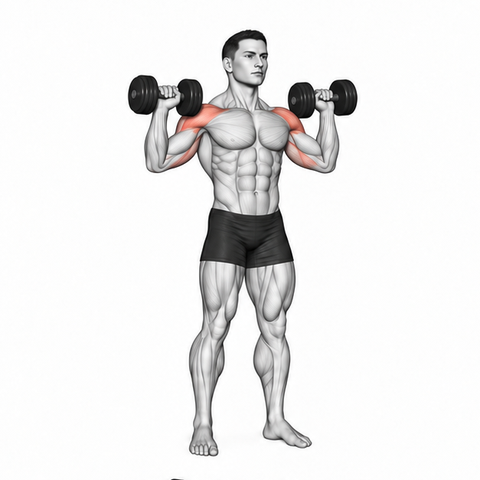
#> input picture assets/motion_repairs/20260913_anchors/before/dataset_motion_0426.webp, 480 x 480 px
$ python -i validate_priority_motion_batch.py   (imports and definitions only)
#> lines starting #> are read from the running program, lines starting #| are printed output that depends on the picture; after the words box and inside, x2 and y2 are one past the last pixel; in counts of white or black regions, pixels touching at a corner belong together
#!/usr/bin/env python3
"""Technical/style gate for the 720-image priority motion batch."""

from __future__ import annotations

import argparse
import json
from collections import Counter
from pathlib import Path

import numpy as np
from PIL import Image


ROOT = Path(__file__).resolve().parents[1]
DEFAULT_BATCH = "20260910_720"


def flatten(image: Image.Image) -> Image.Image:
    rgba = image.convert("RGBA")
#> rgba is the input picture: PIL image 480x480 RGBA; mean R, G, B, A 236.3, 235.7, 235.5, 255
    background = Image.new("RGBA", rgba.size, "white")
#> background: PIL image 480x480 RGBA; every value is 255
    background.alpha_composite(rgba)
    return background.convert("RGB")


def inspect_source(path: Path) -> dict:
    image = flatten(Image.open(path))
    width, height = image.size
#> width = 480; height = 480
    reasons: list[str] = []
    if abs(width - height) > 2 or min(width, height) < 900:
        reasons.append("source_not_square_or_too_small")
    array = np.asarray(image.resize((1024, 1024), Image.Resampling.LANCZOS))
    cells = [
        array[row * 512:(row + 1) * 512, col * 512:(col + 1) * 512]
        for row, col in ((0, 0), (0, 1), (1, 0), (1, 1))
    ]
#> cells = 4 items
    metrics = []
    for cell in cells:
        nonwhite = np.any(cell < 242, axis=2)
        red = (cell[:, :, 0] > cell[:, :, 1] * 1.12) & (cell[:, :, 0] > 125)
        ys, xs = np.where(nonwhite)
        coverage = float(nonwhite.mean())
        red_fraction = float(red.mean())
        margin = 512 if len(xs) == 0 else int(min(xs.min(), ys.min(), 511 - xs.max(), 511 - ys.max()))
        metrics.append({
            "foreground_fraction": round(coverage, 5),
            "coral_fraction": round(red_fraction, 5),
            "minimum_margin": margin,
        })
        if coverage < 0.025:
            reasons.append("empty_cell")
        if coverage > 0.68:
            reasons.append("background_or_overcrowding")
        if margin < 2:
            reasons.append("cropped_or_cell_border")
        if red_fraction < 0.0004:
            reasons.append("missing_coral_highlight")
#> this loop made 4 passes
#> (coverage, red_fraction) on passes 1 to 4: (0.193, 0.0149), (0.216, 0.0132), (0.117, 0), (0.131, 0)
#> pass 1, in inspect_source, `nonwhite = np.any(cell < 242, axis=2)`:
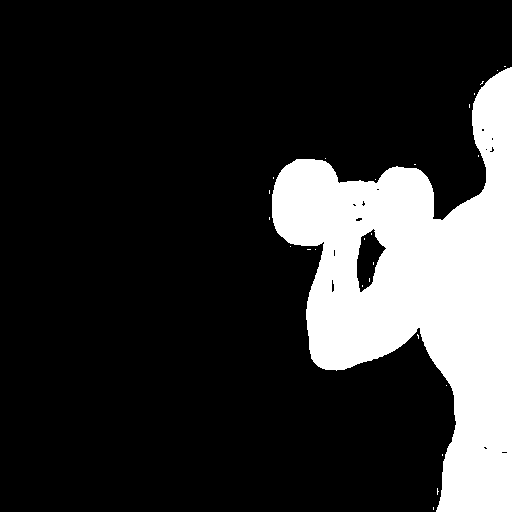
#> nonwhite: shape (512, 512) bool; 19.3% white; 26 white regions (25 under 20 px), largest, box (x1, y1, x2, y2) and area: (272, 67, 512, 512) 50605
#> pass 1, in inspect_source, `red = (cell[:, :, 0] > cell[:, :, 1] * 1.12) & (cell[:, :, 0] > 125)`:
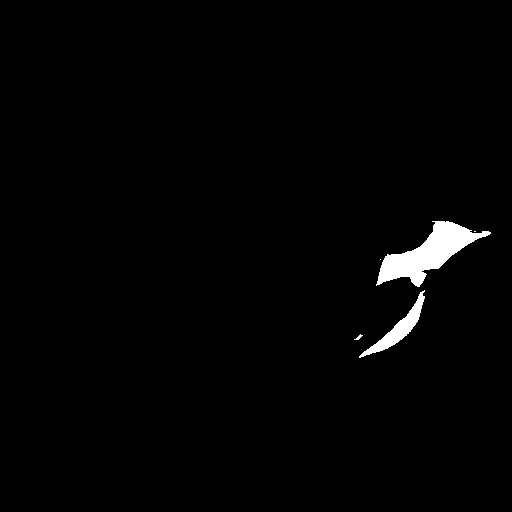
#> red: shape (512, 512) bool; 1.5% white; 5 white regions (2 under 20 px), largest, box (x1, y1, x2, y2) and area: (376, 221, 491, 287) 2942, (359, 290, 425, 358) 950, (354, 334, 363, 340) 22
#> pass 2, in inspect_source, `nonwhite = np.any(cell < 242, axis=2)`:
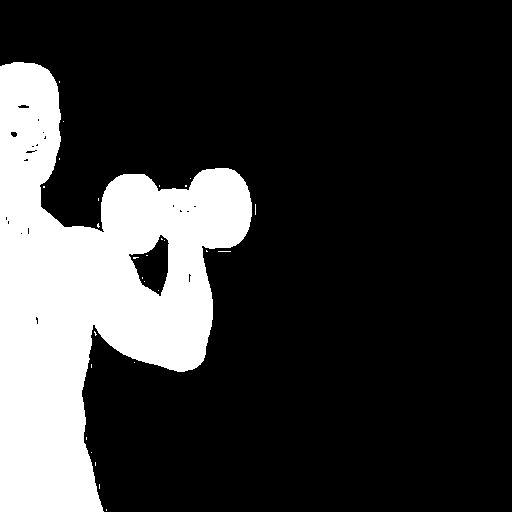
#> nonwhite: shape (512, 512) bool; 21.6% white; 28 white regions (27 under 20 px), largest, box (x1, y1, x2, y2) and area: (0, 62, 252, 512) 56420
#> pass 2, in inspect_source, `red = (cell[:, :, 0] > cell[:, :, 1] * 1.12) & (cell[:, :, 0] > 125)`:
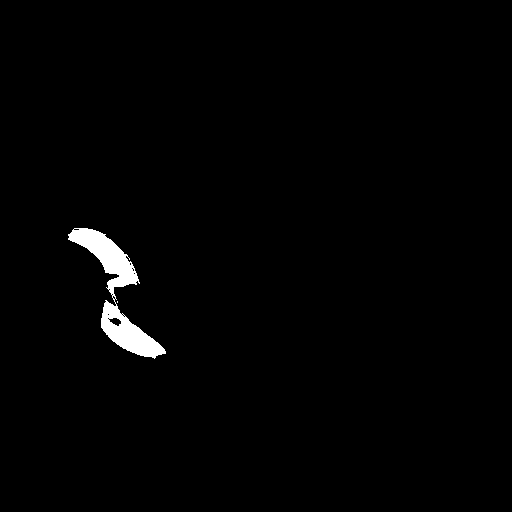
#> red: shape (512, 512) bool; 1.3% white; 2 white regions (1 under 20 px), largest, box (x1, y1, x2, y2) and area: (68, 228, 166, 359) 3461
#> after the loop:
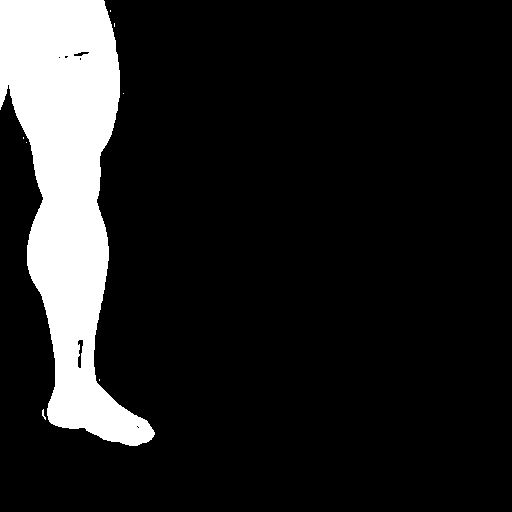
#> nonwhite: shape (512, 512) bool; 13.1% white; 8 white regions (6 under 20 px), largest, box (x1, y1, x2, y2) and area: (0, 0, 155, 446) 34353, (42, 409, 46, 420) 20
#> after the loop, metrics = 4 items; reasons = ['source_not_square_or_too_small', 'cropped_or_cell_border', 'cropped_or_cell_border', 'cropped_or_cell_border', 'missing_coral_highlight', 'cropped_or_cell_border', 'missing_coral_highlight']
    start_end_delta = float(np.mean(np.abs(cells[0].astype(np.int16) - cells[2].astype(np.int16))))
#> start_end_delta = 27.15
    if start_end_delta < 2.0:
        reasons.append("start_end_too_similar")
    return {
#> (the run stopped early here; a loop or call above may not have finished)
